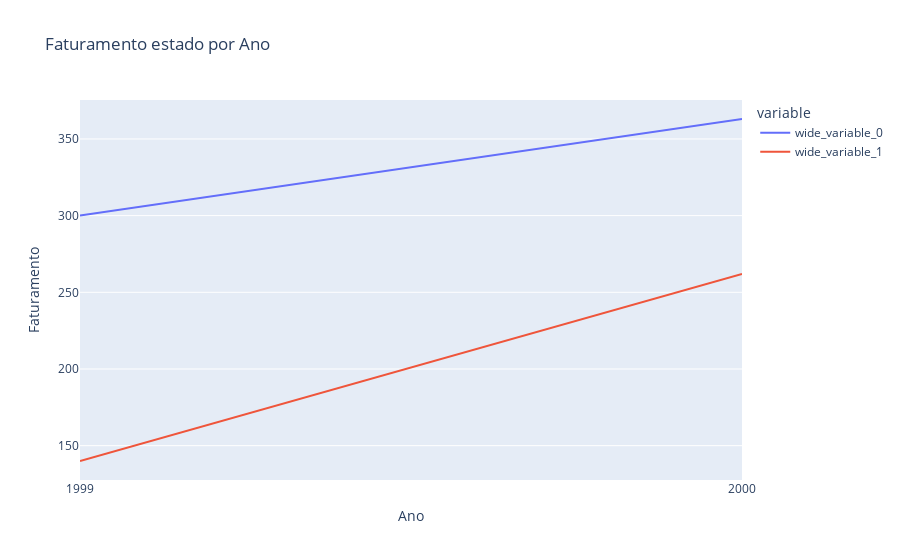

This figure's notebook cell:
### Code cell
px.line(y=[estado_BA.values, estado_PB.values], x=[str(i).strip('()') for i in estado_BA.keys()],
        labels={'x': 'Ano', 'value': 'Faturamento'}, title="Faturamento estado por Ano")

### Figure 1 — Plotly figure (JSON) as saved in the notebook; plotly's stock layout.template omitted (floating-point values rounded to 4 significant figures)
{"data": [{"hovertemplate": "variable=wide_variable_0<br>Ano=%{x}<br>Faturamento=%{y}<extra></extra>", "legendgroup": "wide_variable_0", "line": {"color": "#636efa", "dash": "solid"}, "marker": {"symbol": "circle"}, "mode": "lines", "name": "wide_variable_0", "orientation": "v", "showlegend": true, "type": "scatter", "x": ["1999", "2000"], "xaxis": "x", "y": [300, 363], "yaxis": "y"}, {"hovertemplate": "variable=wide_variable_1<br>Ano=%{x}<br>Faturamento=%{y}<extra></extra>", "legendgroup": "wide_variable_1", "line": {"color": "#EF553B", "dash": "solid"}, "marker": {"symbol": "circle"}, "mode": "lines", "name": "wide_variable_1", "orientation": "v", "showlegend": true, "type": "scatter", "x": ["1999", "2000"], "xaxis": "x", "y": [140, 262], "yaxis": "y"}], "layout": {"legend": {"title": {"text": "variable"}, "tracegroupgap": 0}, "title": {"text": "Faturamento estado por Ano"}, "xaxis": {"anchor": "y", "domain": [0, 1], "title": {"text": "Ano"}}, "yaxis": {"anchor": "x", "domain": [0, 1], "title": {"text": "Faturamento"}}}}
